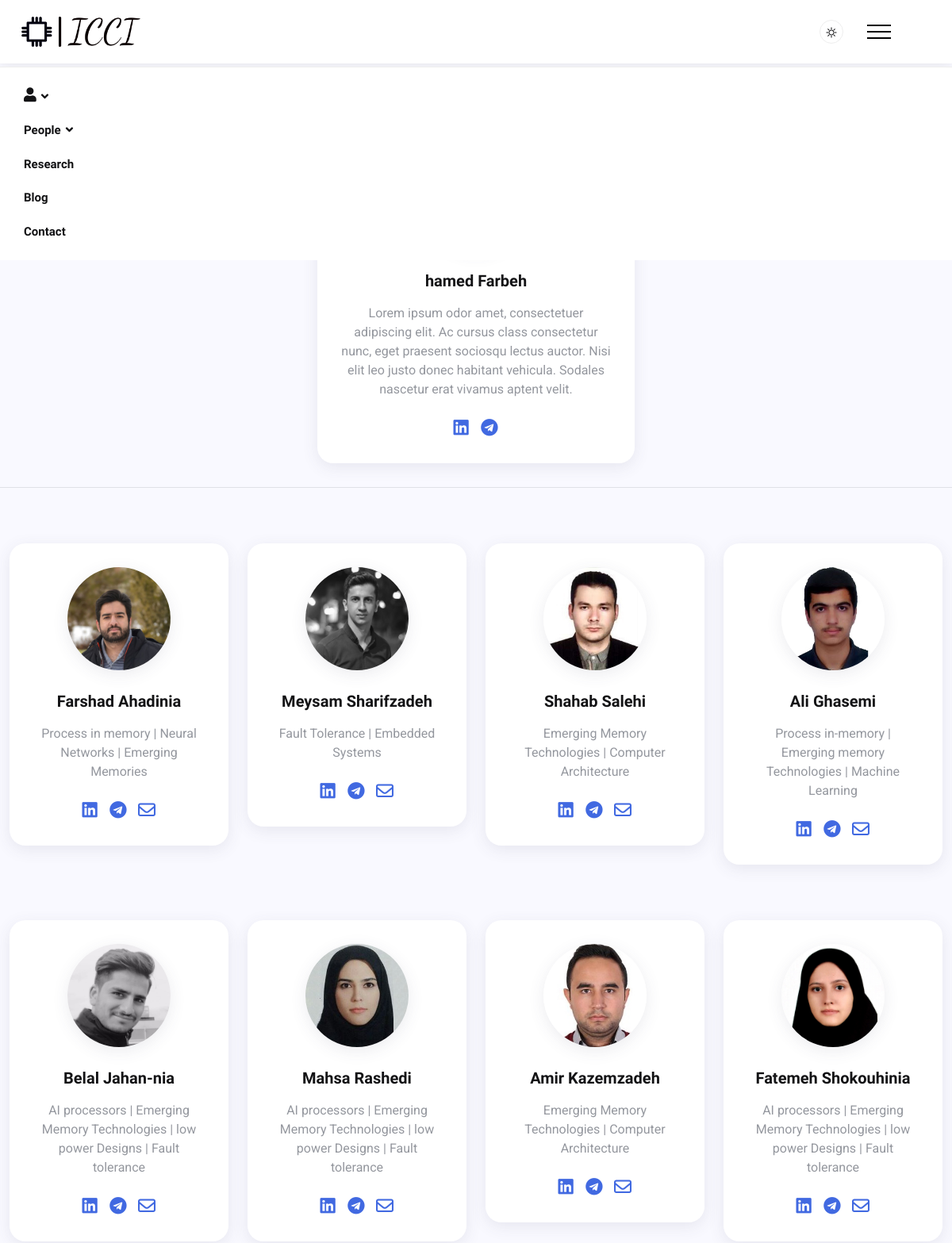
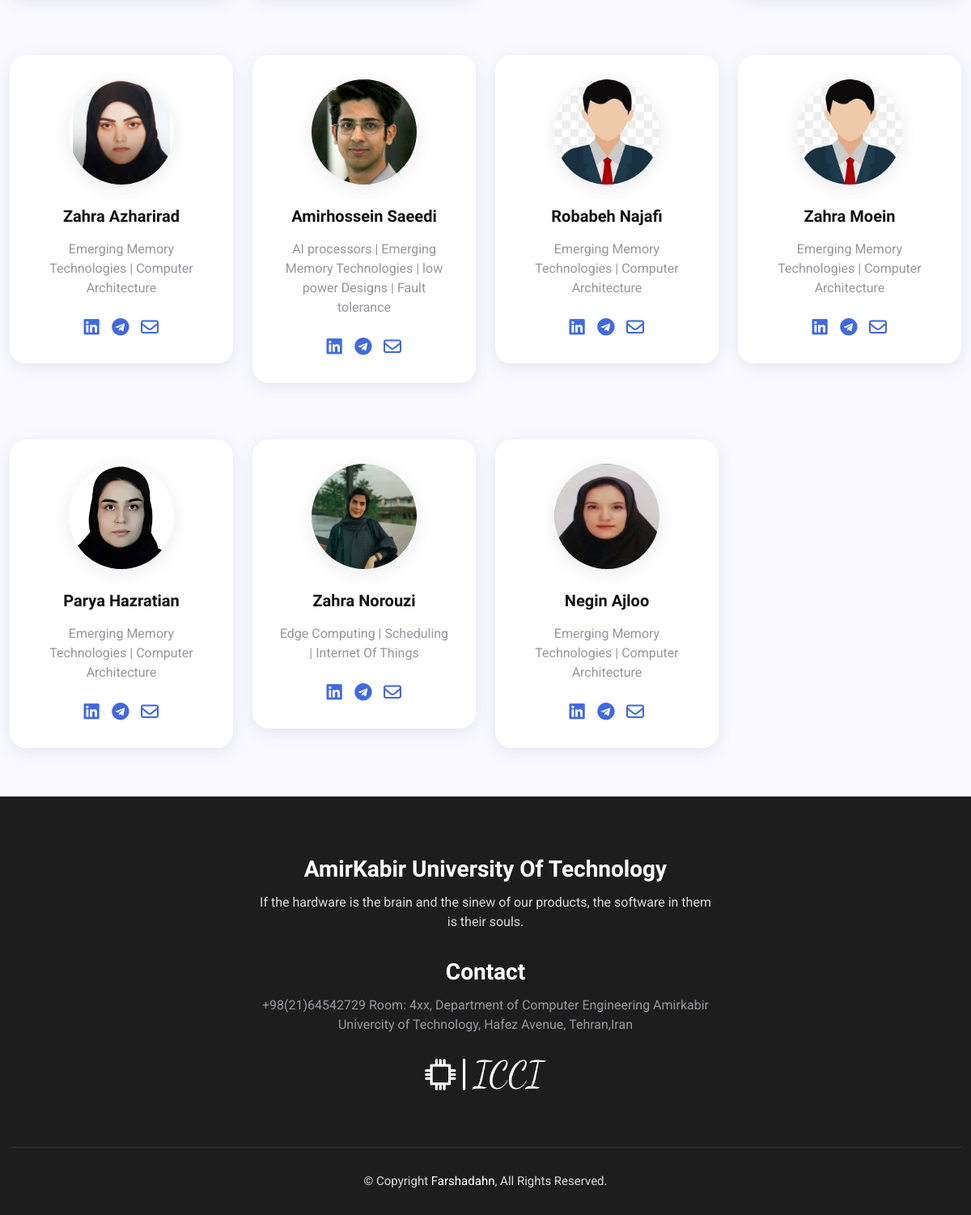
The page /accounts/alumni on the database its author committed (2 pictures, top to bottom).
### accounts/models.py (models this page shows)
class CustomUser(AbstractUser):
    STATUS = (
        ('current', 'current'),
        ('Alumni', 'Alumni')
    )
    STUDENT_LEVEL = (
        ('Bachelors', 'Bs'),
        ('Master', 'Ms'),
        ('PHD', 'PHD'),
    )
    USER_ROLE = (
        ('student', 'student'),
        ('head', 'head')
    )
    status = models.CharField(max_length=8, choices=STATUS, blank=True, null=True)
    position = models.CharField(max_length=512, blank=True, null= True)
    student_level = models.CharField(max_length=11, choices=STUDENT_LEVEL, blank=True, null=True)
    professor_verification = models.BooleanField(default=False)
    user_image = models.ImageField(blank=True, upload_to='users', default='img/user/avatar.jpg')
    linkedin_url = models.CharField(max_length=512, blank=True, null=True)
    telegram_url = models.CharField(max_length=512, blank=True, null=True)
    user_role = models.CharField(max_length=10 ,choices=USER_ROLE, default=USER_ROLE[0])
    bio = models.CharField(max_length=256, blank=True, null=True)

### accounts/views.py (the view)
# urls.py: path('alumni', views.AlumniView.as_view(), name='alumni'),
class AlumniView(generic.TemplateView):
    template_name = 'members/Alumni.html'

### accounts/templatetags/account_tags.py (called while the page is built)
@register.inclusion_tag('members/head_info.html')
def get_head_info():
    head_info = CustomUser.objects.filter(user_role='head').first()
    return {'head_info': head_info}

@register.inclusion_tag('members/alumni_info.html')
def get_alumni_info():
    alumni_info = CustomUser.objects.filter(user_role='student', status='Alumni', student_level='Master')
    return {'alumni_info': alumni_info}

### templates/members/Alumni.html (shortened to what this page needs)
{% extends '_base.html' %}
{% load static %}
{% load account_tags %}
{% block content %}
    <main class="main">
        <section class="mt-70  mb-30">
            <div class="container-fluid">
                <div class="row">
                    <div class="widget my_widget">
                        {% get_head_info %}
                    </div>
                    <hr class="mt-30 mb-30">
                    {% get_alumni_info %}
                </div>
            </div>
        </section>
    </main>
{% endblock %}

### templates/members/head_info.html (shortened to what this page needs)
{% load static %}
<div class="widget-author">
    <div class="author-img">
        <a href="author.html" class="image">
        </a>
    </div>
    <div class="author-content">
        <h6 class="name"> {{ head_info.first_name }} {{ head_info.last_name }}</h6>
        <p class="bio">
            {{ head_info.bio }}
        </p>
        <div class="social-media">
            <ul class="list-inline">
                <li>
                    <a href="{{ head_info.linkedin_url }}" class="color-linkedin">
                        <i class="fab la-linkedin color-linkedin"></i>
                    </a>
                </li>
                <li>
                    <a href="{{ head_info.telegram_url }}" class="color-telegram">
                        <i class="fab la-telegram color-telegram"></i>
                    </a>
                </li>
            </ul>
        </div>
    </div>
</div>

### templates/members/alumni_info.html
{% load static %}
{% for alumni_member in alumni_info %}
    <div class="col-xl-3 col-lg-3 col-md-4 col-sm-6  mt-40">
        <div class="widget">
            <div class="widget-author">
                <div class="author-img">
                    <a href="author.html" class="image">
                        <img src="{{ alumni_member.user_image.url }}" alt="">
                    </a>
                </div>
                <div class="author-content">
                    <h6 class="name">{{ alumni_member.first_name }} {{ alumni_member.last_name }}</h6>
                    <p class="bio">
                        {{ alumni_member.bio }}
                    </p>
                    <div class="social-media">
                        <ul class="list-inline">
                            <li>
                                <a href="{{ alumni_member.linkedin_url }}" class="color-linkedin">
                                    <i class="fab la-linkedin color-linkedin"></i>
                                </a>
                            </li>
                            <li>
                                <a href="{{ alumni_member.telegram_url }}" class="color-telegram">
                                    <i class="fab la-telegram color-telegram"></i>
                                </a>
                            </li>
                            <li>
                                <a href="{{ alumni_member.email }}" class="color-telegram">
                                    <i class="fa-regular fa-envelope color-telegram"></i>
                                </a>
                            </li>
                        </ul>
                    </div>
                </div>
            </div>
        </div>
    </div>
{% endfor %}

### assets/css/style.css (style rules this page uses)
* { margin: 0; padding: 0; font-family: inherit; outline: none !important; list-style: none !important; }
*:after, *:before { -webkit-box-sizing: border-box; box-sizing: border-box; padding: 0; margin: 0; }
html { scroll-behavior: smooth; }
body { font-family: "Roboto", sans-serif; font-size: 16px; background-color: #F9F9FF; color: #94979e; font-weight: 400; position: relative; }
h1, h2, h3, h4, h5, h6 { font-family: "Inter Tight", sans-serif; font-weight: 900; line-height: 1.4; color: #131315; margin: 0; }
h6 { font-size: 18px; }
.color-linkedin, .color-telegram { color: #4169E1 !important; font-size: 22px !important; }
p:first-letter, h5:first-letter { text-transform: capitalize; }
a { text-decoration: none; color: inherit; }
img { max-width: 100%; height: auto; }
ul { margin-bottom: 0; padding-left: 0; }
.list-inline li { display: inline-block; }
.container-fluid { max-width: 1350px; }
.main { margin-top: 84px; border-top: 1px solid #F9F9FF; }
.social-media a { width: 30px; height: 30px; border-radius: 50%; display: block; text-align: center; margin-right: 2px; -webkit-transition: all 0.5s ease-in-out; transition: all 0.5s ease-in-out; }
.social-media a i { font-size: 13px; line-height: 30px; color: #ffffff; }
.mb-30 { margin-bottom: 30px; }
.mt-70 { margin-top: 70px; }
.mt-40 { margin-top: 40px; }
.mt-30 { margin-top: 30px; }
.widget { background-color: #ffffff; padding: 30px; border-radius: 20px; margin-bottom: 30px; -webkit-box-shadow: 0px 5px 20px 0px rgba(69, 67, 96, 0.1); box-shadow: 0px 5px 20px 0px rgba(69, 67, 96, 0.1); }
.my_widget { width: 400px; justify-content: center; margin: auto; }
.widget-author { text-align: center; }
.widget-author .author-img { margin-bottom: 25px; position: relative; }
.widget-author .author-img img { width: 130px; height: 130px; border-radius: 50%; -o-object-fit: cover; object-fit: cover; -webkit-box-shadow: 0px 5px 20px 0px rgba(69, 67, 96, 0.1); box-shadow: 0px 5px 20px 0px rgba(69, 67, 96, 0.1); }
.widget-author .author-content .name { font-size: 20px; text-align: center; margin-bottom: 15px; font-weight: 900; }
.widget-author .author-content .bio { text-align: center; margin-bottom: 20px; }

### assets/css/custom.css (style rules this page uses)
.my_widget { width: 400px; justify-content: center; margin: auto; }

### rows shown on the page
CustomUser: first_name "hamed", last_name "Farbeh", bio "Lorem ipsum odor amet, consectetuer adipiscing elit. Ac cursus class consectetur nunc, eget praesent sociosqu lectus auctor. Nisi elit leo justo donec habitant vehicula. Sodales nascetur erat vivamus aptent velit."
CustomUser: user_image (picture), first_name "Farshad", last_name "Ahadinia", bio "Process in memory | Neural Networks | Emerging Memories"
CustomUser: user_image (picture), first_name "Meysam", last_name "Sharifzadeh", bio "Fault Tolerance | Embedded Systems"
CustomUser: user_image (picture), first_name "Shahab", last_name "Salehi", bio "Emerging Memory Technologies | Computer Architecture"
CustomUser: user_image (picture), first_name "Ali", last_name "Ghasemi", bio "Process in-memory | Emerging memory Technologies | Machine Learning"
CustomUser: user_image (picture), first_name "Belal", last_name "Jahan-nia", bio "AI processors | Emerging Memory Technologies | low power Designs | Fault tolerance"
CustomUser: user_image (picture), first_name "Mahsa", last_name "Rashedi", bio "AI processors | Emerging Memory Technologies | low power Designs | Fault tolerance"
CustomUser: user_image (picture), first_name "Amir", last_name "Kazemzadeh", bio "Emerging Memory Technologies | Computer Architecture"
CustomUser: user_image (picture), first_name "Fatemeh", last_name "Shokouhinia", bio "AI processors | Emerging Memory Technologies | low power Designs | Fault tolerance"
CustomUser: user_image (picture), first_name "Zahra", last_name "Azharirad", bio "Emerging Memory Technologies | Computer Architecture"
CustomUser: user_image (picture), first_name "Amirhossein", last_name "Saeedi", bio "AI processors | Emerging Memory Technologies | low power Designs | Fault tolerance"
CustomUser: user_image (picture), first_name "Robabeh", last_name "Najafi", bio "Emerging Memory Technologies | Computer Architecture"
CustomUser: user_image (picture), first_name "Zahra", last_name "Moein", bio "Emerging Memory Technologies | Computer Architecture"
CustomUser: user_image (picture), first_name "Parya", last_name "Hazratian", bio "Emerging Memory Technologies | Computer Architecture"
CustomUser: user_image (picture), first_name "Zahra", last_name "Norouzi", bio "Edge Computing | Scheduling | Internet Of Things"
CustomUser: user_image (picture), first_name "Negin", last_name "Ajloo", bio "Emerging Memory Technologies | Computer Architecture"
